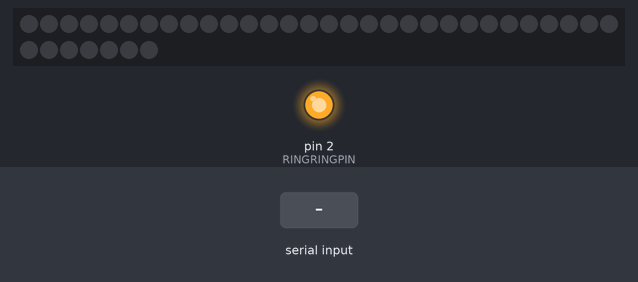
A sketch run on a simulated Arduino Uno, built with avr-gcc and run on an emulated ATmega328P. Shown: 37 RGB LEDs in strip order, left to right, continuing on the next row, output pins drawn as LEDs (lit = HIGH). The test bench sets the inputs (shaded band). Dim RGB values are drawn brighter than linear; no radio packets arrive unless stated.

Above: at 1.2 s.
1.3 s: byte 30 received over Serial
2.8 s: byte 120 received over Serial
At 4.1 s:
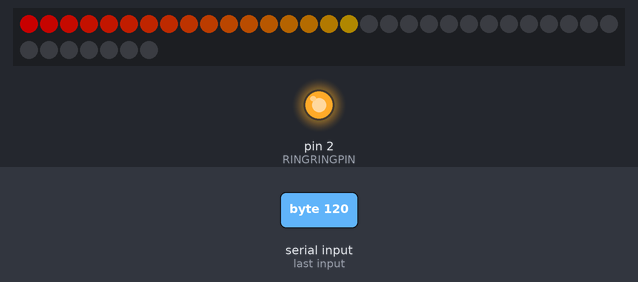
Timing chart, 0 to 5.8 s (numbered marks = the images above; inputs shaded):
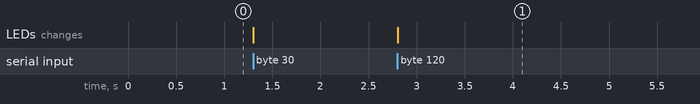

The sketch:

SkateboardReceive.ino
```cpp
#include <SPI.h>
#include "nRF24L01.h" // RF transceiver library found at https://github.com/maniacbug/RF24. http://forum.arduino.cc/index.php?topic=138663.0 is also helpful.
#include "RF24.h"
#include <FastLED.h> // WS2810B LED library found at http://fastled.io/


int16_t msg[3];
RF24 radio(9,10);
const uint64_t pipe = 0xE8E8F0F0E1LL;
boolean done = false;

byte score = 0;
#define LEDDATAPIN 3
#define RINGRINGPIN 2
#define NUMLEDS 37

CRGB leds[NUMLEDS];
CRGB gradientColor1, gradientColor2, value;

int16_t ax, ay, az;

void setup(void){
  Serial.begin(38400);
  radio.begin(); // Initialize radio
  radio.openReadingPipe(1,pipe);
  radio.startListening();
  pinMode(RINGRINGPIN, OUTPUT); // Relay pin
  digitalWrite(RINGRINGPIN, HIGH);  // Relay needs to be set to high to be normally open.
  FastLED.addLeds<WS2812B, LEDDATAPIN, GRB>(leds, NUMLEDS); // Initialize LEDs
  gradientColor1.r = 100; // Set up RGB color values for the gradient. In this case, red at the bottom, green at the top.
  gradientColor1.g = 0;
  gradientColor1.b = 0;
  gradientColor2.r = 0;
  gradientColor2.g = 100;
  gradientColor2.b = 0;
  FastLED.clear(); // Clean display just in case.
  FastLED.show();
}

void loop(void){
  if (radio.available()){
    while (!done){
      done = radio.read(msg, 6); // Receive radio signal from the skateboard

      ax = msg[0]; // Assign acceleration component values from the received array
      ay = msg[1];
      az = msg[2];

      Serial.print(ax); Serial.print(","); // Send raw acceleration values to Processing
      Serial.print(ay); Serial.print(",");
      Serial.println(az);

      if (Serial.available()){ // If Processing sent us the score back, read it
        readScore();
      }
    }
    done = false;
  }
  else if (Serial.available()){ // If we're not reading radio signal from the skateboard, still check if Processing sent us a score
    readScore();
  }
}

void readScore(){
  while (Serial.available()){ // Flush the serial buffer so we don't keep reading values and overring the bell
    score = Serial.read();
  }
  updateLEDs();
  if (score >= 254){ // Do we have a winner??
    ringBell(); // Ring the bell!
    score = 0;
    while (Serial.available()){ // Flush the serial buffer in case we got more reports of winning while we were ringing. Again, to prevent overringing
      score = Serial.read();
    }
  }
}

void updateLEDs(){
  FastLED.clear();
  for (int j = 0; j < NUMLEDS * score / 254; j++){ // Iterate from LED 0 up to an index determined by the score.
    lerpRGB(gradientColor1, gradientColor2, j * 1.0 / NUMLEDS); // Do color cradient
    leds[j] = value; // Assign this LED to the gradiated color
  }
  FastLED.show();
}

void ringBell(){ // Ring the bell!!!
  for (int i = 0; i < 6; i ++){ // DING DING DING
    digitalWrite(RINGRINGPIN, LOW); // These relay modules take a LOW signal to close the switch and a HIGH signal to open.
    delay(50);
    digitalWrite(RINGRINGPIN, HIGH);
    delay(250);
  }
}

void lerpRGB(CRGB c0, CRGB c1, float alpha){ // Naive and sloppy color lerper, but is fast and works for this purpose.
  value.r = (c1.r - c0.r)*alpha + c0.r;
  value.g = (c1.g - c0.g)*alpha + c0.g;
  value.b = (c1.b - c0.b)*alpha + c0.b;
}
```

Measured:
- after the input at 2.8 s, the LEDs: change at once (image 1)
